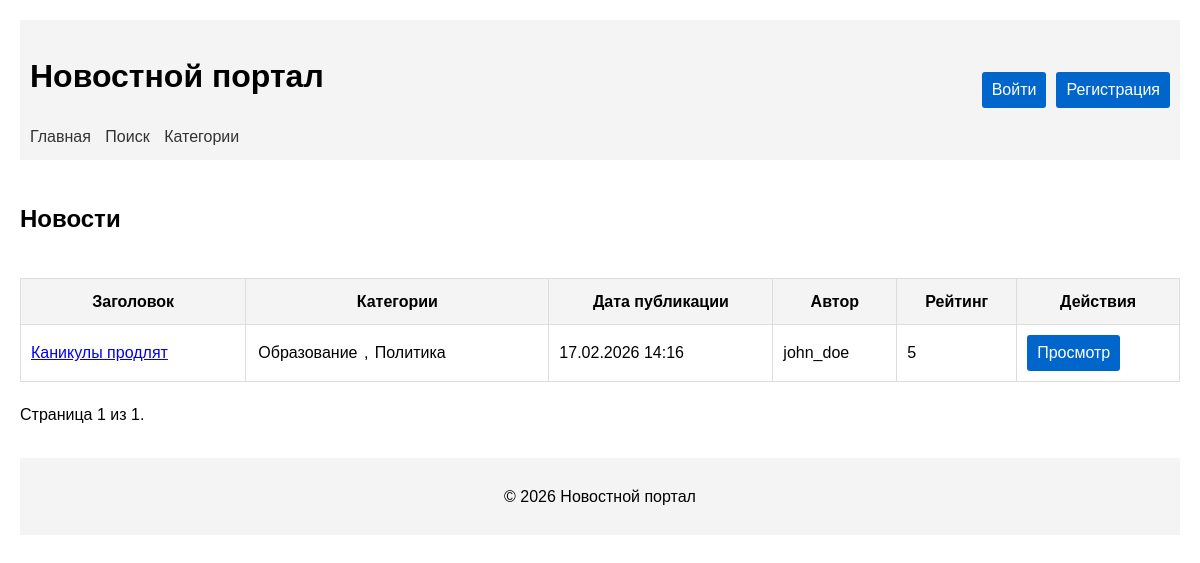
The page /news/ on the database as committed earlier.
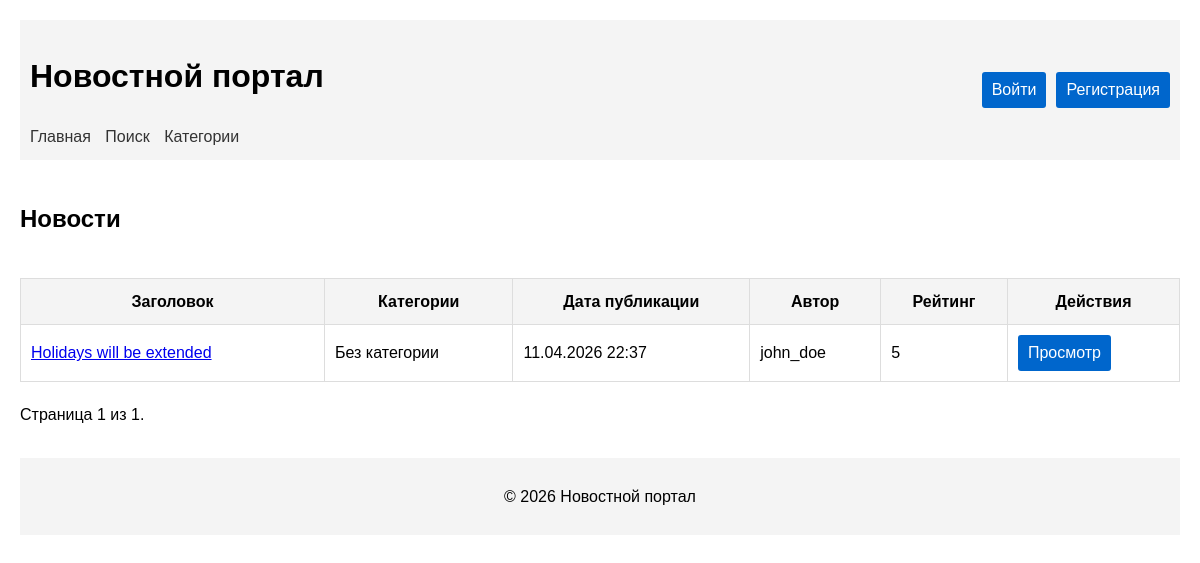
The same page on the database as committed later.
### news/models.py (models this page shows, shortened)
class Post(models.Model):
    ARTICLE = 'AR'
    NEWS = 'NW'
    POST_TYPES = [
        (ARTICLE, 'Статья'),
        (NEWS, 'Новость'),
    ]
    author = models.ForeignKey(Author, on_delete=models.CASCADE)
    post_type = models.CharField(max_length=2, choices=POST_TYPES, default=ARTICLE)
    created_at = models.DateTimeField(auto_now_add=True)
    categories = models.ManyToManyField(Category, through='PostCategory')
    title = models.CharField(max_length=200)
    text = models.TextField()
    rating = models.IntegerField(default=0)

class Category(models.Model):
    name = models.CharField(max_length=100, unique=True)
    subscribers = models.ManyToManyField(User, related_name='subscriptions', blank=True)

### accounts/models.py (models this page shows, shortened)
class Author(models.Model):
    user = models.OneToOneField(User, on_delete=models.CASCADE)
    rating = models.IntegerField(default=0)

### news/views.py (the view)
# urls.py: path('news/', views.news_list, name='news_list'),
@cache_page(60)
def news_list(request):
    news = Post.objects.filter(post_type='NW').order_by('-created_at')
    paginator = Paginator(news, 10)
    page_number = request.GET.get('page')
    page_obj = paginator.get_page(page_number)
    return render(request, 'news/news_list.html', {'page_obj': page_obj})

### news/templatetags/custom_filters.py (called while the page is built)
@register.filter(name='censor')
def censor(value):
    if not isinstance(value, str):
        return value
    for word in CENSORED_WORDS:
        pattern = r'\b' + re.escape(word) + r'\b'
        value = re.sub(pattern, lambda m: '*' * len(m.group()), value, flags=re.IGNORECASE)
    return value

### templates/news/news_list.html (shortened to what this page needs)
{% extends 'default.html' %}
{% load cache %}
{% load custom_filters %}
{% block content %}
{% cache 60 news_list_header user.is_authenticated user.groups.all %}
<div style="display: flex; justify-content: space-between; align-items: center; margin-bottom: 20px;">
    <h2>Новости</h2>
</div>
{% endcache %}
{% if page_obj %}
{% cache 300 news_table page_obj.number %}
<table>
    <thead>
        <tr>
            <th>Заголовок</th>
            <th>Категории</th>
            <th>Дата публикации</th>
            <th>Автор</th>
            <th>Рейтинг</th>
            <th>Действия</th>
        </tr>
    </thead>
    <tbody>
        {% for news in page_obj %}
        <tr>
            <td><a href="{% url 'news_detail' news.id %}">{{ news.title|censor }}</a></td>
            <td>
                {% for category in news.categories.all %}
                    <span style="display: inline-block; margin: 2px;">
                        {{ category.name }}
                    </span>
                    {% if not forloop.last %}, {% endif %}
                {% empty %}
                    Без категории
                {% endfor %}
            </td>
            <td>{{ news.created_at|date:"d.m.Y H:i" }}</td>
            <td>{{ news.author.user.username }}</td>
            <td>{{ news.rating }}</td>
            <td>
                <a href="{% url 'news_detail' news.id %}" class="button">Просмотр</a>
            </td>
        </tr>
        {% endfor %}
    </tbody>
</table>
{% endcache %}
{% cache 300 pagination page_obj.number page_obj.paginator.num_pages %}
<div class="pagination" style="margin-top: 20px;">
    <span class="step-links">
        <span class="current">
            Страница {{ page_obj.number }} из {{ page_obj.paginator.num_pages }}.
        </span>
    </span>
</div>
{% endcache %}
{% else %}
    <p>Новостей пока нет.</p>
{% endif %}
{% endblock %}

### templates/default.html (shortened to what this page needs)
<!DOCTYPE html>
{% load cache %}
<html>
<head>
</head>
<body>
    <header>
        <div>
            <h1>Новостной портал</h1>
            {% cache 300 navigation %}
            <nav>
                <a href="{% url 'news_list' %}">Главная</a>
                <a href="{% url 'news_search' %}">Поиск</a>
                <a href="{% url 'category_list' %}">Категории</a>
            </nav>
            {% endcache %}
        </div>
        {% cache 60 user_info user.is_authenticated user.id %}
        <div class="user-info">
            {% if user.is_authenticated %}
                <span>
                    <a href="{% url 'profile' %}" style="color: #333; text-decoration: none;">
                        {{ user.email }}
                    </a>
                    {% if user.groups.all %}
                        {% for group in user.groups.all %}
                            <span class="badge {% if group.name == 'authors' %}badge-author{% endif %}">
                                {{ group.name }}
                            </span>
                        {% endfor %}
                    {% endif %}
                </span>
                {% if not user.groups.filter.name == 'authors' %}
                    <a href="{% url 'become_author' %}" class="button button-success">Стать автором</a>
                {% endif %}
                <a href="{% url 'account_logout' %}" class="button button-danger">Выйти</a>
            {% else %}
                <a href="{% url 'account_login' %}" class="button">Войти</a>
                <a href="{% url 'account_signup' %}" class="button">Регистрация</a>
            {% endif %}
        </div>
        {% endcache %}
    </header>
    <main>
        {% block content %}
        {% endblock %}
    </main>
    {% cache 600 footer %}
    <footer>
        <p>&copy; {% now "Y" %} Новостной портал</p>
    </footer>
    {% endcache %}
</body>
</html>

### templates/default.html (style rules this page uses)
body { font-family: Arial, sans-serif; margin: 20px; line-height: 1.6; }
header { background-color: #f4f4f4; padding: 10px; margin-bottom: 20px; display: flex; justify-content: space-between; align-items: center; }
.user-info { display: flex; gap: 10px; align-items: center; flex-wrap: wrap; }
nav a { margin-right: 10px; text-decoration: none; color: #333; }
footer { margin-top: 30px; padding: 10px; background-color: #f4f4f4; text-align: center; }
table { width: 100%; border-collapse: collapse; }
th { background-color: #f4f4f4; }
th, td { padding: 10px; border: 1px solid #ddd; }
.button { padding: 5px 10px; background-color: #0066cc; color: white; text-decoration: none; border-radius: 3px; display: inline-block; }

Rows that differ between the two databases and show on the page:
removed Post: title|censor "Каникулы продлят", created_at "17.02.2026 14:16", author.user.username "john_doe", rating "5"
removed Category: name "Образование"
removed Category: name "Политика"
added Post: title|censor "Holidays will be extended", created_at "11.04.2026 22:37", author.user.username "john_doe", rating "5"
